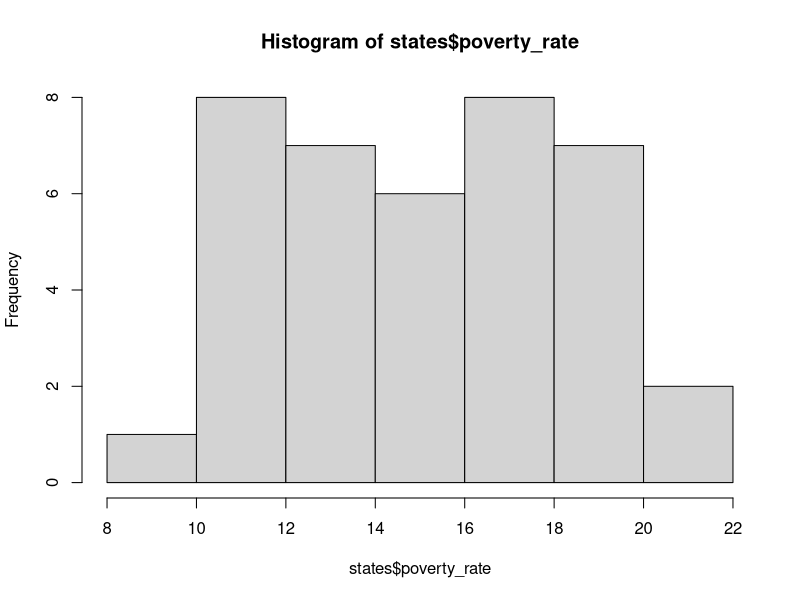
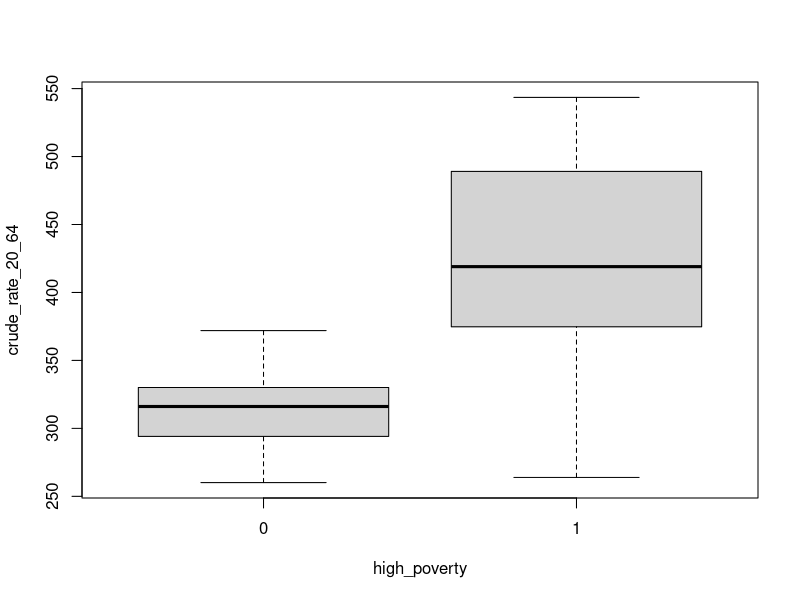
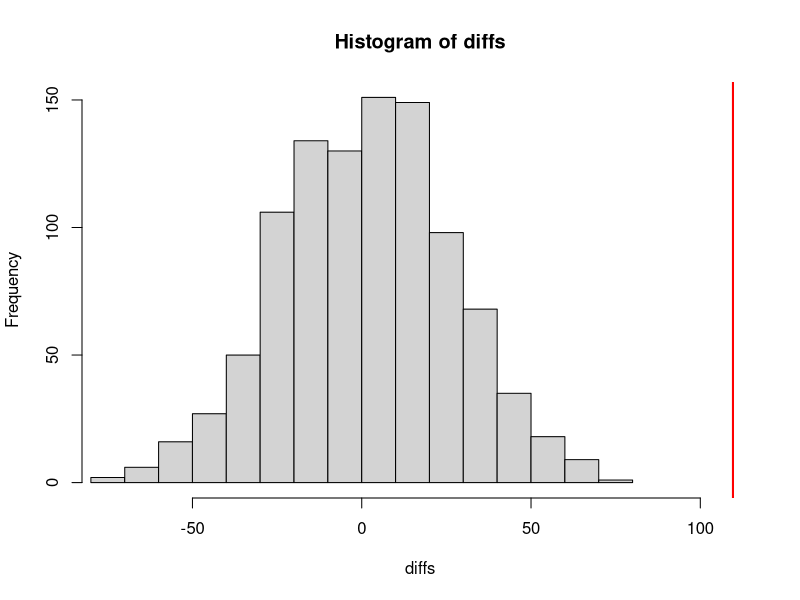

Write the R code that produced these figures, in order.
# =====================================================================
#  MODULE 2 - SOLUTION
#  Do high-poverty states have higher working-age mortality?
# =====================================================================

# ---- 1. Get the data ------------------------------------------------
states <- read.csv("data/medicaid_states.csv")

dim(states)      # 39 rows, 6 columns
names(states)
head(states)


# ---- 2. Look at it first --------------------------------------------
hist(states$poverty_rate)
# Median 15.4, range about 9 to 22, mild right skew.


# ---- 3. Build the grouping variable ---------------------------------
median(states$poverty_rate)

states$high_poverty <- ifelse(states$poverty_rate > median(states$poverty_rate), 1, 0)

table(states$high_poverty)
# 20 low, 19 high. Not exactly even: the median is itself a state's
# value, and > is strict, so that state falls in the "low" group.

# Why no !is.na() guard? Because poverty_rate has no missing values:
sum(is.na(states$poverty_rate))   # 0
# In Module 1, yaca was NA for every non-expanding state, and
# NA == 2014 returns NA rather than FALSE, which would have poisoned
# the whole column.


# ---- 4. Look at the comparison --------------------------------------
boxplot(crude_rate_20_64 ~ high_poverty, data = states)

aggregate(crude_rate_20_64 ~ high_poverty, data = states, FUN = mean)

group_means <- aggregate(crude_rate_20_64 ~ high_poverty, data = states, FUN = mean)
diff_obs <- group_means$crude_rate_20_64[2] - group_means$crude_rate_20_64[1]
diff_obs
# ~ +110. High-poverty states averaged about 110 MORE deaths per
# 100,000 working-age people.


# ---- 5. The test ----------------------------------------------------
t.test(crude_rate_20_64 ~ high_poverty, data = states)
# p = 2.3e-07. The confidence interval runs from about -149 to -70.
#
# It is negative because t.test() reports group 0 minus group 1, the
# opposite order from our diff_obs. The magnitude is what matters: the
# data is compatible with a gap of roughly 70 to 150 deaths per
# 100,000. That SIZE is what the p-value alone never tells you.


# ---- 6. Build the p-value yourself ----------------------------------
shuffled <- sample(states$high_poverty)
mean(states$crude_rate_20_64[shuffled == 1]) -
  mean(states$crude_rate_20_64[shuffled == 0])

set.seed(2026)
diffs <- replicate(1000, {
  shuffled <- sample(states$high_poverty)
  mean(states$crude_rate_20_64[shuffled == 1]) -
    mean(states$crude_rate_20_64[shuffled == 0])
})

hist(diffs, xlim = range(c(diffs, diff_obs)))
abline(v = diff_obs, col = "red", lwd = 2)

mean(abs(diffs) >= abs(diff_obs))
# 0 out of 1000. Report as p < 0.001, not p = 0.
# The red line sits well outside the whole null distribution -- which is
# exactly what an overwhelming result looks like.


# ---- 7. The same answer as a regression -----------------------------
m <- lm(crude_rate_20_64 ~ high_poverty, data = states)
summary(m)
# The high_poverty coefficient equals diff_obs from step 4 exactly.


# ---- 8. Discussion answers ------------------------------------------
#
# a) Poverty has the larger effect (~110 vs ~-39) AND the smaller
#    p-value here -- but those are different questions. Effect size is
#    "how big"; the p-value is "how sure we are it isn't zero." A tiny
#    effect measured precisely can have a smaller p than a large effect
#    measured noisily. Always report both.
#
# b) Neither variable was randomly assigned, so neither result is
#    causal. States chose to expand; poverty is a feature of a state,
#    not a treatment. These are associations. Everything today is an
#    association.
#
# c) Poorer states were less likely to expand Medicaid. Poverty also
#    raises mortality. So some of the -39 we attributed to expansion is
#    really poverty doing the work in the other direction -- a
#    confounder. That is the motivation for putting both variables in
#    one model, which is where a regression workshop picks up:
#
#      summary(lm(crude_rate_20_64 ~ expanded + poverty_rate, data = states))
#
#    Run it. The expanded coefficient falls from -39.2 to -12.1 and its
#    p-value goes from 0.13 to 0.49. Most of the little that was left of
#    an expansion gap was poverty. This is not a flaw in the method --
#    it is the method working, and it is the reason nobody stops at a
#    difference in means.
